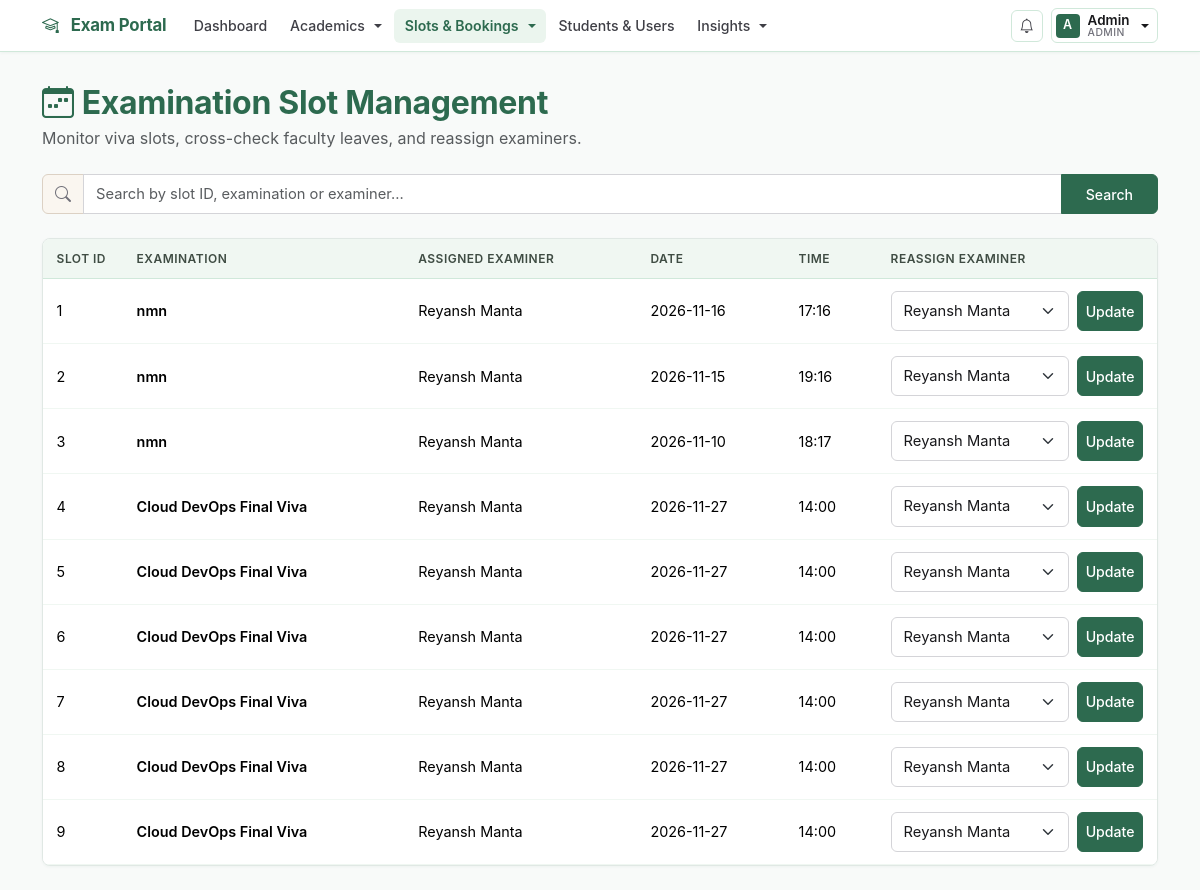
Page /admin/slots (signed in) on the earlier database version.
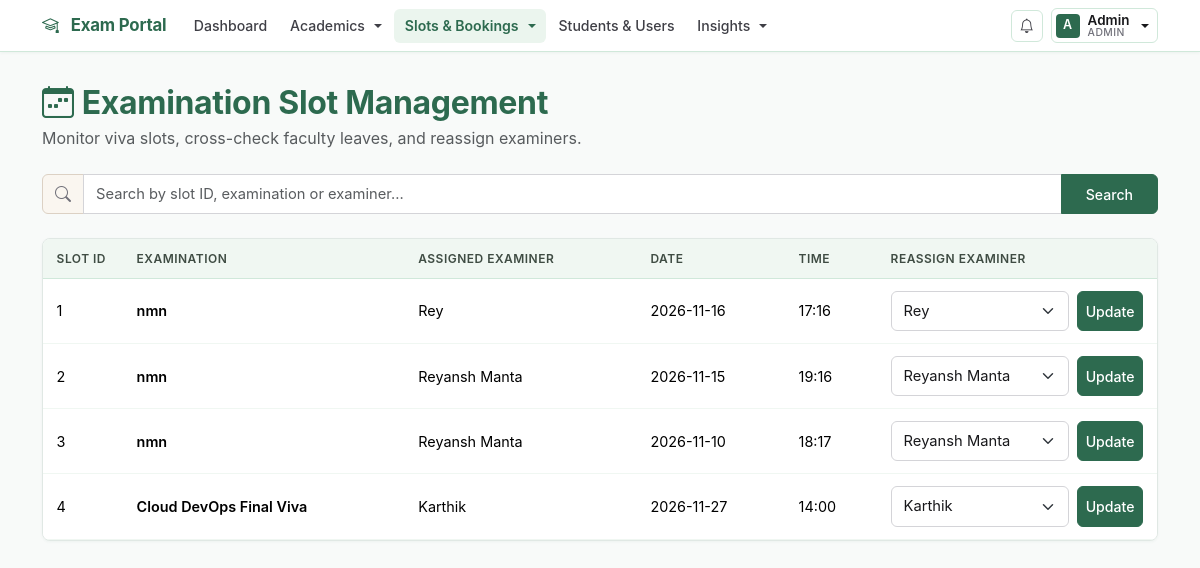
Same page on the later database version.
### models.py (models this page shows, shortened)
class ExaminationSlot(db.Model):
    id = db.Column(db.Integer, primary_key=True)
    examination_id = db.Column(
        db.Integer, db.ForeignKey("examination.id"), nullable=False
    )
    examiner_id = db.Column(
        db.Integer, db.ForeignKey("user.id"), nullable=False
    )
    date = db.Column(db.String(20), nullable=False)
    time = db.Column(db.String(20), nullable=False)
    capacity = db.Column(db.Integer, default=1)
    examination = db.relationship("Examination", backref="slots")
    examiner = db.relationship("User", backref="assigned_slots")

class Examination(db.Model):
    id = db.Column(db.Integer, primary_key=True)
    name = db.Column(db.String(100), nullable=False)
    course_id = db.Column(
        db.Integer, db.ForeignKey("course.id"), nullable=False
    )
    status = db.Column(db.String(30), default="Draft")
    slot_creation_start = db.Column(db.String(30))
    slot_creation_end = db.Column(db.String(30))
    booking_start = db.Column(db.String(30))
    booking_end = db.Column(db.String(30))
    slot_creation_open = db.Column(db.Boolean, default=False)
    booking_open = db.Column(db.Boolean, default=False)
    course = db.relationship("Course", backref="examinations")

class User(db.Model):
    id = db.Column(db.Integer, primary_key=True)
    name = db.Column(db.String(100), nullable=False)
    email = db.Column(db.String(100), unique=True, nullable=False)
    password_hash = db.Column(db.String(200), nullable=False)
    role = db.Column(db.String(20), nullable=False)
    is_approved = db.Column(db.Boolean, default=False)
    is_active = db.Column(db.Boolean, default=True)

### routes/admin.py (the view, shortened to what this page needs)
    @app.route("/admin/slots")
    @role_required("Admin")
    def admin_slots():
        search = request.args.get("search", "").strip()
        all_slots = ExaminationSlot.query.all()
        approved_examiners = User.query.filter_by(
            role="Examiner",
            is_approved=True,
            is_active=True
        ).all()
        unavailabilities = ExaminerUnavailability.query.all()
        unavail_map = {f"{u.examiner_id}_{u.date}": u.reason or "Unavailable" for u in unavailabilities}
        return render_template(
            "admin_slots.html",
            slots=all_slots,
            examiners=approved_examiners,
            unavail_map=unavail_map,
            search=search
        )

### app.py (called while the page is built)
@app.context_processor
def inject_global_data():
    unread_count = 0
    if "user_id" in session:
        unread_count = Notification.query.filter_by(
            user_id=session["user_id"],
            is_read=False,
        ).count()
    return {"unread_notifications_count": unread_count}

### helpers.py (called while the page is built)
def role_required(required_role):
    def decorator(fn):
        @wraps(fn)
        def wrapper(*args, **kwargs):
            if "user_id" not in session:
                return redirect(url_for("login"))
            user = User.query.get(session["user_id"])
            if not user or not user.is_active:
                session.clear()
                return redirect(url_for("login"))
            if user.role != required_role:
                abort(403)
            if user.role == "Examiner" and not user.is_approved:
                session.clear()
                return redirect(url_for("login"))
            return fn(*args, **kwargs)
        return wrapper
    return decorator

### templates/admin_slots.html (shortened to what this page needs)
{% extends "base.html" %}
{% block content %}
<div class="container mt-4">
    <div class="d-flex justify-content-between align-items-center mb-4">
        <div>
            <h2 class="fw-bold mb-1" style="color: var(--color-primary);">
                <i class="bi bi-calendar-week me-2" style="color: var(--color-accent);"></i>Examination Slot Management
            </h2>
            <p class="text-muted mb-0">Monitor viva slots, cross-check faculty leaves, and reassign examiners.</p>
        </div>
    </div>
    <form method="GET" class="mb-4">
        <div class="input-group">
            <span class="input-group-text" style="background: #faf6f0; border-color: #dcd1c4; color: var(--color-muted);"><i class="bi bi-search"></i></span>
            <input type="text"
                   name="search"
                   class="form-control"
                   placeholder="Search by slot ID, examination or examiner..."
                   value="{{ search }}">
            <button type="submit" class="btn btn-warm-primary px-4">Search</button>
        </div>
    </form>
    <div class="card shadow-sm">
        <div class="card-body p-0">
            <div class="table-responsive">
                <table class="table table-hover align-middle mb-0">
                    <thead class="warm-thead">
                        <tr>
                            <th style="width: 80px;">Slot ID</th>
                            <th>Examination</th>
                            <th>Assigned Examiner</th>
                            <th>Date</th>
                            <th>Time</th>
                            <th style="width: 280px;">Reassign Examiner</th>
                        </tr>
                    </thead>
                    <tbody>
                        {% for slot in slots %}
                        <tr>
                            <td>{{ slot.id }}</td>
                            <td class="fw-semibold">{{ slot.examination.name }}</td>
                            <td>{{ slot.examiner.name }}</td>
                            <td>{{ slot.date }}</td>
                            <td>{{ slot.time }}</td>
                            <td>
                                <form method="POST"
                                      action="{{ url_for('change_slot_examiner', slot_id=slot.id) }}"
                                      class="d-flex gap-2">
                                    <select name="examiner_id" class="form-select form-select-sm" required>
                                        {% for examiner in examiners %}
                                        {% set key = examiner.id ~ '_' ~ slot.date %}
                                        <option value="{{ examiner.id }}"
                                            {% if examiner.id == slot.examiner_id %}selected{% endif %}>
                                            {{ examiner.name }}{% if key in unavail_map %} (Unavailable: {{ unavail_map[key] }}){% endif %}
                                        </option>
                                        {% endfor %}
                                    </select>
                                    <button type="submit" class="btn btn-warm-primary btn-sm text-nowrap">
                                        Update
                                    </button>
                                </form>
                            </td>
                        </tr>
                        {% endfor %}
                    </tbody>
                </table>
            </div>
        </div>
    </div>
</div>
{% endblock %}

Differences in the rows shown:
removed ExaminationSlot: id "5", examination.name "Cloud DevOps Final Viva", examiner.name "Reyansh Manta", date "2026-11-27", time "14:00", examiner_id "Reyansh Manta"
removed ExaminationSlot: id "6", examination.name "Cloud DevOps Final Viva", examiner.name "Reyansh Manta", date "2026-11-27", time "14:00", examiner_id "Reyansh Manta"
removed ExaminationSlot: id "7", examination.name "Cloud DevOps Final Viva", examiner.name "Reyansh Manta", date "2026-11-27", time "14:00", examiner_id "Reyansh Manta"
removed ExaminationSlot: id "8", examination.name "Cloud DevOps Final Viva", examiner.name "Reyansh Manta", date "2026-11-27", time "14:00", examiner_id "Reyansh Manta"
removed ExaminationSlot: id "9", examination.name "Cloud DevOps Final Viva", examiner.name "Reyansh Manta", date "2026-11-27", time "14:00", examiner_id "Reyansh Manta"
changed ExaminationSlot id 1: examiner.name "Reyansh Manta" → "Rey"; examiner_id "Reyansh Manta" → "Rey"
changed ExaminationSlot "Cloud DevOps Final Viva": examiner.name "Reyansh Manta" → "Karthik"; examiner_id "Reyansh Manta" → "Karthik"
